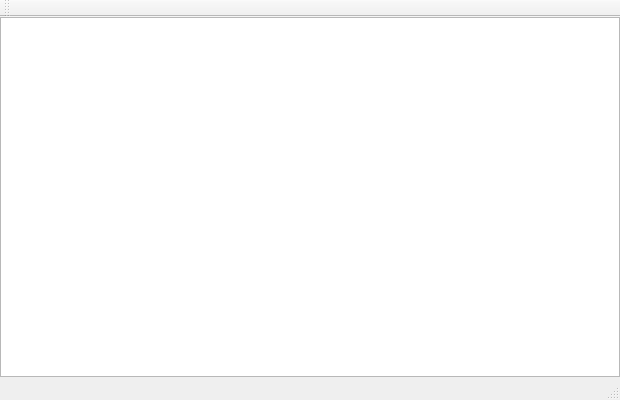
<?xml version="1.0" encoding="UTF-8"?>
<ui version="4.0">
 <class>PaintAppClass</class>
 <widget class="QMainWindow" name="PaintAppClass">
  <property name="geometry">
   <rect>
    <x>0</x>
    <y>0</y>
    <width>620</width>
    <height>400</height>
   </rect>
  </property>
  <property name="windowTitle">
   <string>PaintApp</string>
  </property>
  <widget class="QWidget" name="centralWidget">
   <widget class="QGraphicsView" name="graphicsView">
    <property name="geometry">
     <rect>
      <x>0</x>
      <y>0</y>
      <width>620</width>
      <height>360</height>
     </rect>
    </property>
   </widget>
  </widget>
  <widget class="QMenuBar" name="menuBar">
   <property name="geometry">
    <rect>
     <x>0</x>
     <y>0</y>
     <width>620</width>
     <height>21</height>
    </rect>
   </property>
  </widget>
  <widget class="QToolBar" name="mainToolBar">
   <attribute name="toolBarArea">
    <enum>TopToolBarArea</enum>
   </attribute>
   <attribute name="toolBarBreak">
    <bool>false</bool>
   </attribute>
  </widget>
  <widget class="QStatusBar" name="statusBar"/>
 </widget>
 <layoutdefault spacing="6" margin="11"/>
 <resources>
  <include location="PaintApp.qrc"/>
 </resources>
 <connections/>
</ui>
